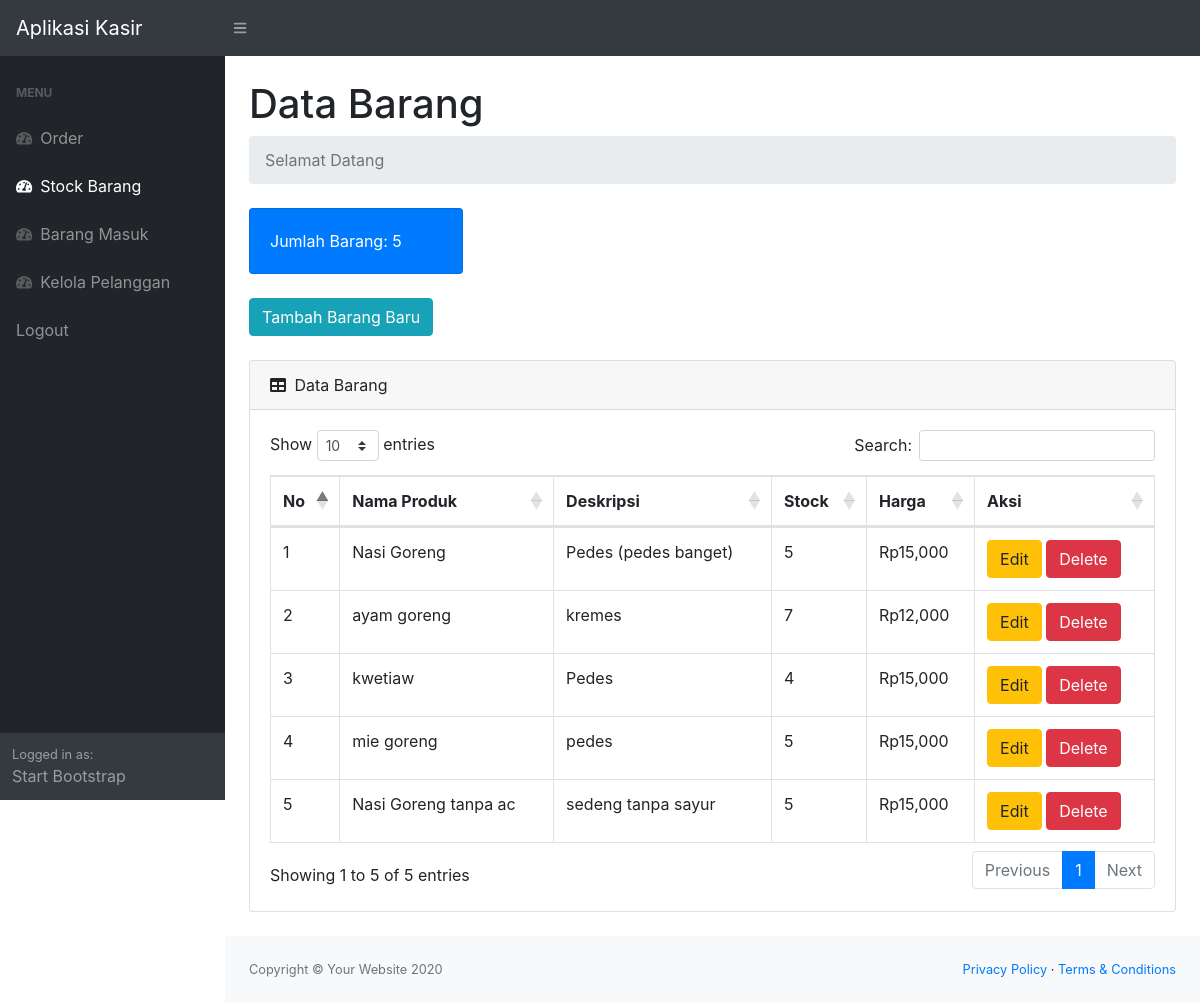
The app's page /stock.php (signed in) with its own data.
### tables this page shows
CREATE TABLE `produk` (
  `idproduk` int(11) NOT NULL,
  `namaproduk` varchar(20) NOT NULL,
  `deskripsi` varchar(30) NOT NULL,
  `harga` int(11) NOT NULL,
  `stock` int(11) NOT NULL
);

### stock.php (the view, shortened to what this page needs)
<?php
require 'ceklogin.php';
$h1 = mysqli_query($c,"select * from produk");
$h2 = mysqli_num_rows($h1);
?>
<!DOCTYPE html>
<html lang="en">
    <head>
        <link href="css/styles.css" rel="stylesheet" />
        <link href="https://cdn.datatables.net/1.10.20/css/dataTables.bootstrap4.min.css" rel="stylesheet" />
    </head>
    <body class="sb-nav-fixed">
        <nav class="sb-topnav navbar navbar-expand navbar-dark bg-dark">
            <a class="navbar-brand" href="index.php">Aplikasi Kasir</a>
            <button class="btn btn-link btn-sm order-1 order-lg-0" id="sidebarToggle" href="#"><i class="fas fa-bars"></i></button>
        </nav>
        <div id="layoutSidenav">
            <div id="layoutSidenav_nav">
                <nav class="sb-sidenav accordion sb-sidenav-dark" id="sidenavAccordion">
                    <div class="sb-sidenav-menu">
                        <div class="nav">
                            <div class="sb-sidenav-menu-heading">Menu</div>
                            <a class="nav-link" href="index.php">
                                <div class="sb-nav-link-icon"><i class="fas fa-tachometer-alt"></i></div>
                                Order
                            </a>
                            <a class="nav-link" href="stock.php">
                                <div class="sb-nav-link-icon"><i class="fas fa-tachometer-alt"></i></div>
                                Stock Barang
                            </a>
                            <a class="nav-link" href="masuk.php">
                                <div class="sb-nav-link-icon"><i class="fas fa-tachometer-alt"></i></div>
                                Barang Masuk
                            </a>
                            <a class="nav-link" href="pelanggan.php">
                                <div class="sb-nav-link-icon"><i class="fas fa-tachometer-alt"></i></div>
                                Kelola Pelanggan
                            </a>
                            <a class="nav-link" href="logout.php">
                                Logout
                            </a>
                        </div>
                    </div>
                    <div class="sb-sidenav-footer">
                        <div class="small">Logged in as:</div>
                        Start Bootstrap
                    </div>
                </nav>
            </div>
            <div id="layoutSidenav_content">
                <main>
                    <div class="container-fluid">
                        <h1 class="mt-4">Data Barang</h1>
                        <ol class="breadcrumb mb-4">
                            <li class="breadcrumb-item active">Selamat Datang</li>
                        </ol>
                        <div class="row">
                            <div class="col-xl-3 col-md-6">
                                <div class="card bg-primary text-white mb-4">
                                    <div class="card-body">Jumlah Barang: <?=$h2;?></div>
                                </div>
                            </div>
                        </div>
                        <button type="button" class="btn btn-info mb-4" data-toggle="modal" data-target="#myModal">
                            Tambah Barang Baru
                        </button>
                        <div class="card mb-4">
                            <div class="card-header">
                                <i class="fas fa-table mr-1"></i>
                                Data Barang
                            </div>
                            <div class="card-body">
                                <div class="table-responsive">
                                    <table class="table table-bordered" id="dataTable" width="100%" cellspacing="0">
                                        <thead>
                                            <tr>
                                                <th>No</th>
                                                <th>Nama Produk</th>
                                                <th>Deskripsi</th>
                                                <th>Stock</th>
                                                <th>Harga</th>
                                                <th>Aksi</th>
                                            </tr>
                                        </thead>
                                        <tbody>
                                        <?php
                                        $get = mysqli_query($c,"select * from produk");
                                        $i = 1;
                                        while($p=mysqli_fetch_array($get)){
                                        $namaproduk = $p['namaproduk'];
                                        $deskripsi = $p['deskripsi'];
                                        $harga = $p['harga'];
                                        $stock = $p['stock'];
                                        $idproduk = $p['idproduk'];
                                        ?>
                                            <tr>
                                                <td><?=$i++;?></td>
                                                <td><?=$namaproduk;?></td>
                                                <td><?=$deskripsi;?></td>
                                                <td><?=$stock;?></td>
                                                <td>Rp<?=number_format($harga);?></td>
                                                <td>
                                                    <button type="button" class="btn btn-warning" data-toggle="modal" data-target="#edit<?=$idproduk;?>">
                                                        Edit
                                                    </button>
                                                    <button type="button" class="btn btn-danger" data-toggle="modal" data-target="#delete<?=$idproduk;?>">
                                                        Delete
                                                    </button>
                                                </td>
                                            </tr>
                                    <?php
                                    };
                                    ?>
                                        </tbody>
                                    </table>
                                </div>
                            </div>
                        </div>
                    </div>
                </main>
                <footer class="py-4 bg-light mt-auto">
                    <div class="container-fluid">
                        <div class="d-flex align-items-center justify-content-between small">
                            <div class="text-muted">Copyright &copy; Your Website 2020</div>
                            <div>
                                <a href="#">Privacy Policy</a>
                                &middot;
                                <a href="#">Terms &amp; Conditions</a>
                            </div>
                        </div>
                    </div>
                </footer>
            </div>
        </div>
    </body>
</html>

### records on screen
produk: namaproduk "Nasi Goreng", deskripsi "Pedes (pedes banget)", stock "5", harga "15,000"
produk: namaproduk "ayam goreng", deskripsi "kremes", stock "7", harga "12,000"
produk: namaproduk "kwetiaw", deskripsi "Pedes", stock "4", harga "15,000"
produk: namaproduk "mie goreng", deskripsi "pedes", stock "5", harga "15,000"
produk: namaproduk "Nasi Goreng tanpa ac", deskripsi "sedeng tanpa sayur", stock "5", harga "15,000"

### other values on screen
$h2 "5"
